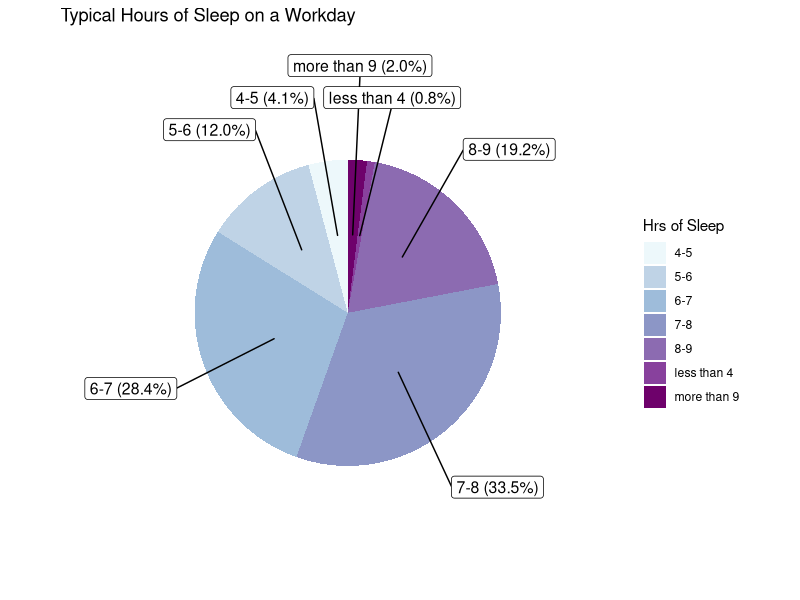

This figure's R source:
performance <- read.csv("data/workplace_sleep.csv",
  header = TRUE,
  stringsAsFactors = FALSE
)
pain <- read.csv("data/sleep_and_pain.csv",
  header = TRUE,
  stringsAsFactors = FALSE
)
library("dplyr")
library("ggplot2")
library(scales)
library(ggrepel)

options <- c("Income", "Caffine", "Stress")

get_graph <- function(input) {
  index <- match(input, options)
  graphs <- c(graph_income, graph_caffine, graph_stress)

  graphs[[index]]()
}

# Translates columns of #s into corresponding answer strings.
# Makes the asix descriptive
translate <- function(col, level_col) {
  for (i in seq(1, length(col))) {
    col[i] <- level_col[as.numeric(col[i])]
  }
  return(col)
}

# Function that graphs two categorical variables based on given
# information
graph_two_categoricals <- function(x, fill, fill_level,
                                   title, fill_label, color, order) {
  fill <- translate(fill, fill_level)
  x_level <- c(
    "1", "2", "3", "4", "5", "6", "7",
    "8", "9", "10", "11"
  )

  df <- data.frame(x, fill)

  ggplot(df, aes(
    factor(x, level = x_level),
    ..count..
  )) +
    geom_bar(aes(
      fill = factor(fill,
        level = order
      )
    ), position = "fill") +
    labs(
      title = title,
      x = "Hours of Sleep",
      y = "Percent of People"
    ) +
    guides(fill = guide_legend(title = fill_label)) +
    scale_fill_brewer(palette = color, direction = -1)
}




# Hours of sleep frequency Pie chart (performance)____________________

# function that sums specified columns
take_sum <- function(col) {
  sum(hours_of_sleep_freq[col, "freq"])
}

# filter the data
hours_of_sleep_freq <- performance %>%
  select(q7h) %>%
  filter(q7h <= 11) %>%
  group_by(q7h) %>%
  summarize(
    freq = length(q7h)
  )

# put it into intervals
intervaled_freq <- c(
  take_sum(c(9, 10, 11)), take_sum(c(1, 2, 3)), take_sum(8),
  take_sum(7), take_sum(6), take_sum(5), take_sum(4)
)

# levels (text answers)
ranges <- c(
  "more than 9", "less than 4", "8-9", "7-8", "6-7",
  "5-6", "4-5"
)

# array for specifying what index to start on in
# for loop
counts <- c(
  0, intervaled_freq[1], sum(intervaled_freq[1:2]),
  sum(intervaled_freq[1:3]), sum(intervaled_freq[1:4]),
  sum(intervaled_freq[1:5]), sum(intervaled_freq[1:6])
)

# array to fill
sleep_ranges_initial <- c(1:sum(intervaled_freq))

# translates the numbers that represent the multiple
# choice answer into the text answer
for (i in seq(1, length(intervaled_freq))) {
  for (j in seq(1, intervaled_freq[i])) {
    sleep_ranges_initial[j + counts[i]] <- ranges[i]
  }
}

sleep_ranges <- data.frame(ranges = sleep_ranges_initial)

# add label and freq columns
sleep_ranges <- sleep_ranges %>%
  group_by(ranges) %>%
  count() %>%
  ungroup() %>%
  mutate(per = `n` / sum(`n`)) %>%
  arrange(desc(ranges)) %>%
  mutate(
    label = paste0(
      ranges, " (",
      scales::percent(per), ")"
    )
  )

# create a pie chart
sleep_freq_pie <- ggplot(data = sleep_ranges) +
  geom_bar(aes(x = "", y = per, fill = ranges),
    stat = "identity", width = 1
  ) +
  coord_polar("y", start = 0) +
  theme_void() +
  geom_label_repel(aes(
    x = 1,
    y = cumsum(per) - per / 2,
    label = label
  ),
  size = 4,
  show.legend = F,
  nudge_x = 1
  ) +
  guides(fill = guide_legend(title = "Hrs of Sleep")) +
  labs(title = "Typical Hours of Sleep on a Workday") +
  scale_fill_brewer(palette = "BuPu")

# Hours of sleep vs stress graph (performance data)_______________________

graph_caffine <- function() {
  hrs_caffine <- performance %>%
    select(q29, q7h) %>%
    filter(q7h <= 9, q7h >= 4, q29 <= 5)

  hrs3 <- sapply(hrs_caffine$q7h, toString)

  caffine <- sapply(hrs_caffine$q29 + 1, toString)

  caffine_level <- c(
    "0", "1", "2", "3", "4", "5"
  )

  translate(caffine, caffine_level)

  order_caffine <- c("5", "4", "3", "2", "1", "0")

  graph_two_categoricals(
    hrs3, caffine,
    caffine_level,
    "Typical Workday Hours of Sleep
vs Caffinated Beverages",
    "Typical Caffinated Beverages
Consumed Daily",
    "YlGn",
    order_caffine
  )
}

# Hours of sleep vs income (performance data)___________

# filter data
graph_income <- function() {
  hrs_income <- performance %>%
    filter(q7h <= 9, q7h >= 4, d8 <= 7) %>%
    select(q7h, d8)

  hrs <- sapply(hrs_income$q7h, toString)

  income_range <- sapply(hrs_income$d8, toString)

  income_level <- c(
    "Under $15,000", "$15,000 - $25,000",
    "$25,001 - $35,000", "$35,001 - $50,000",
    "$50,001 - $75,000", "$75,001 - $100,000",
    "More than $100,000"
  )
  order_income <- c(
    "More than $100,000", "$75,001 - $100,000",
    "$50,001 - $75,000", "$35,001 - $50,000",
    "$25,001 - $35,000", "$15,000 - $25,000",
    "Under $15,000"
  )

  # create a stacked bar chart
  graph_two_categoricals(
    hrs, income_range,
    income_level,
    "Typical Workday Hours of Sleep
                       vs Income",
    "Income Range",
    "YlGn",
    order_income
  )
}

# hours of sleep vs stress levels (pain data) ________________

# filter data
graph_stress <- function() {
  hrs_stress <- pain %>%
    filter(Q6_HoursB <= 11, Q6_HoursB >= 3, Q13_b <= 5, Q13_b >= 1)

  hrs2 <- sapply(hrs_stress$Q6_HoursB, toString)

  stress <- sapply(hrs_stress$Q13_b, toString)

  stress_level <- c("None", "Mild", "Moderate", "Severe", "Very Severe")
  order_stress <- c("Very Severe", "Severe", "Moderate", "Mild", "None")

  df <- data.frame(hrs2, stress)

  # create a stacked bar chart
  graph_two_categoricals(
    hrs2, stress, stress_level,
    "Typical Workday Hours of Sleep
                      vs Stress",
    "Typical Stress Level",
    "OrRd",
    order_stress
  )
}
#
# # Interesting stats_______________________________________________________
#
# # chance of making more than 75,000 on 5 and 8
# # hours of sleep on workdays
#
# high_money_count <- hrs_income %>%
#   filter(d8 >= 6) %>%
#   summarize(
#     total = length(d8)
#   ) %>%
#   pull(total)
#
# chance_7 <- hrs_income %>%
#   filter(d8 >= 6, q7h == 7) %>%
#   summarize(
#     chance = length(d8) / high_money_count
#   )
#
# chance_5 <- hrs_income %>%
#   filter(d8 >= 6, q7h == 5) %>%
#   summarize(
#     chance = length(d8) / high_money_count
#   )
#
# diff_5_to_7 <- chance_7 - chance_5
#
# # Percent of people that get less than 8 hrs of sleep (79%)
#
# percent_less_than_8 <- sum(
#   intervaled_freq[4:7],
#   intervaled_freq[2]
# ) / sum(intervaled_freq)